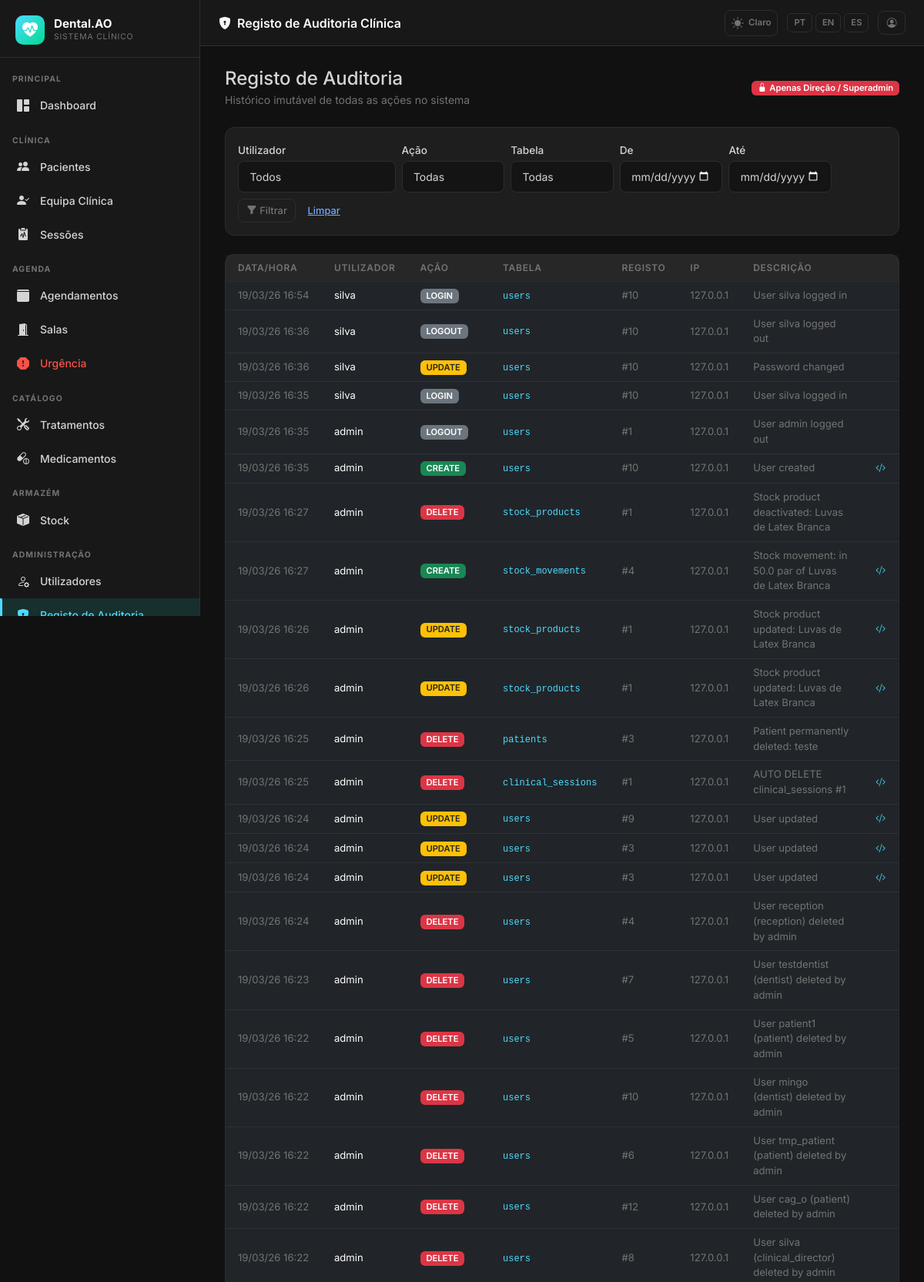
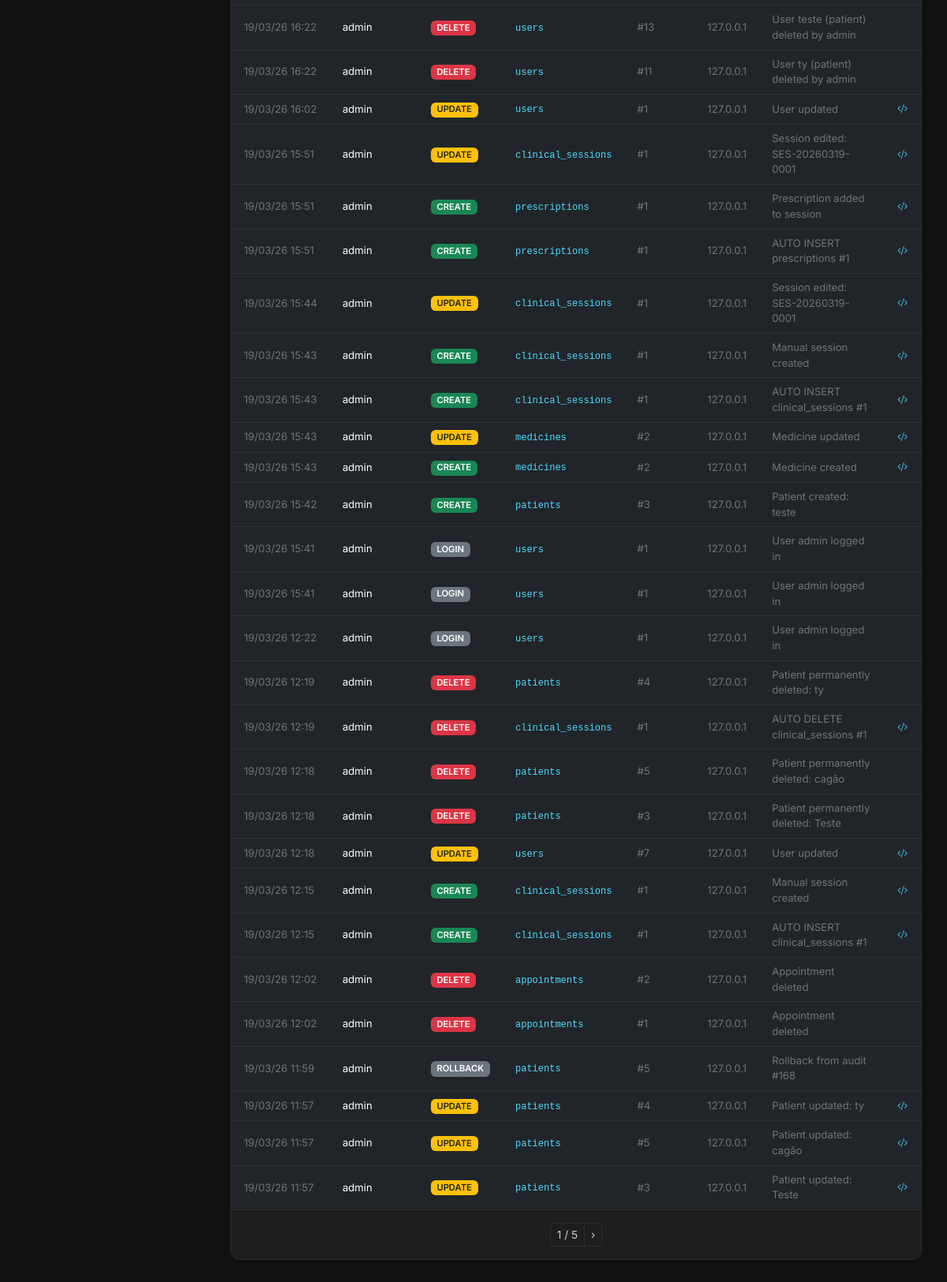
Before: /sessions/audit (signed in) with the older database file (2 pictures, top to bottom).
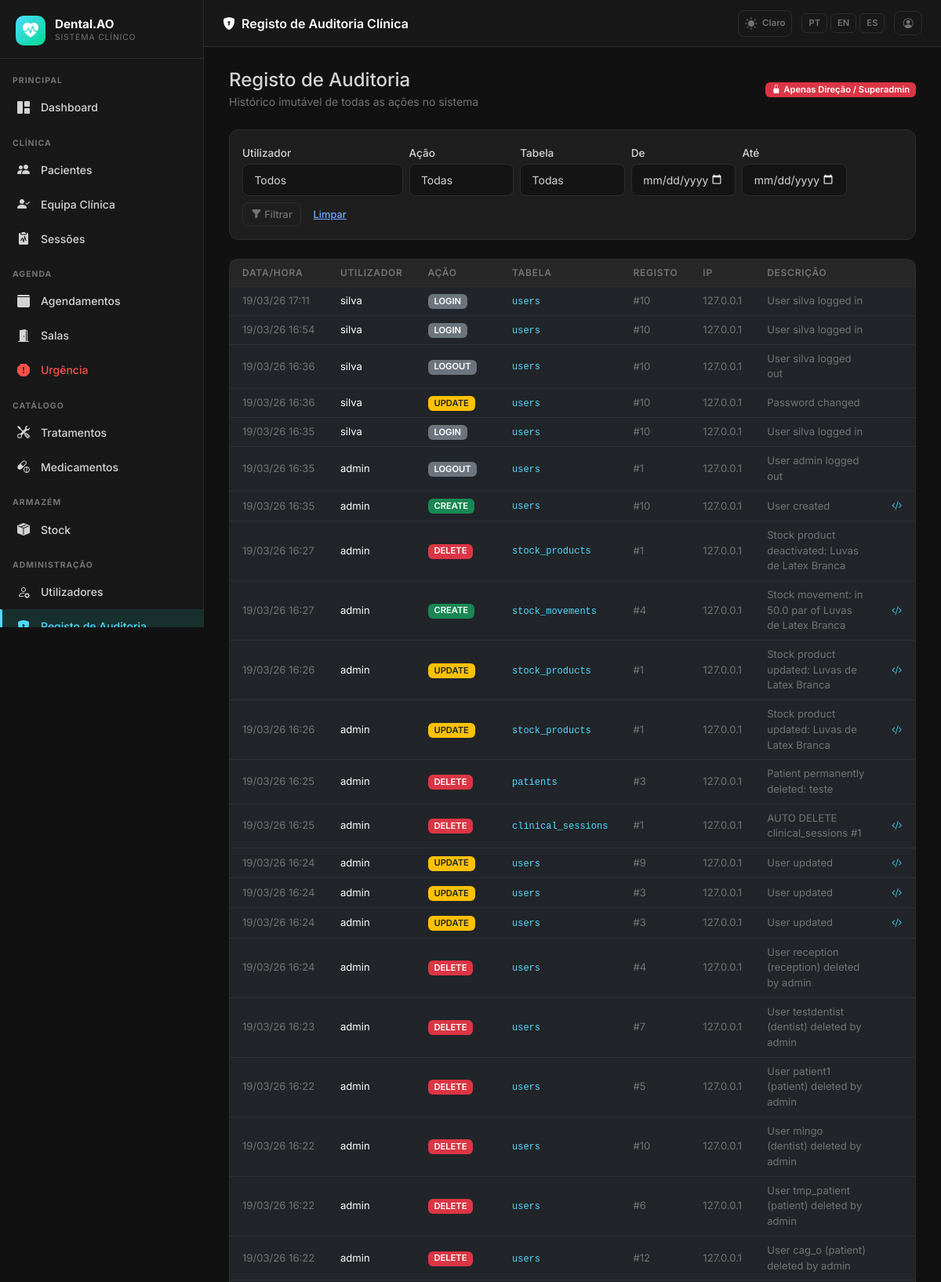
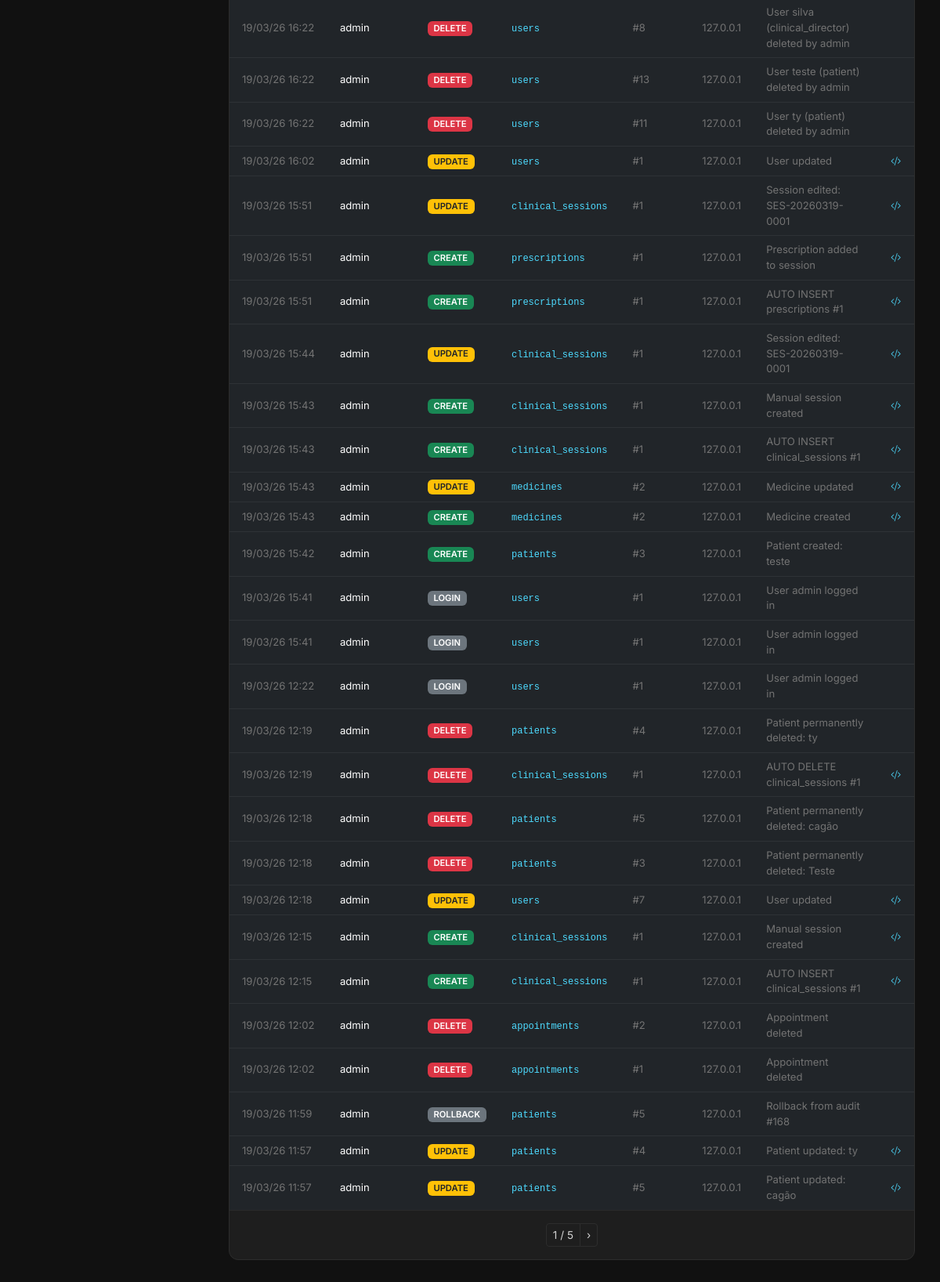
After: the same page with the newer database file (2 pictures, top to bottom).
### app/models.py (models this page shows, shortened)
class AppSetting(db.Model):
    __tablename__ = 'app_settings'
    key   = db.Column(db.String(64), primary_key=True)
    value = db.Column(db.Text, nullable=True)
    _DEFAULTS = {
        'app_name':       'DentalCare Pro',
        'app_logo':       '',
        'bg_dark':        '#111111',
        'sidebar_dark':   '#181818',
        'card_dark':      '#1e1e1e',
        'border_dark':    '#2d2d2d',
        'text_dark':      '#d4d4d4',
        'primary_dark':   '#14b8a6',
        'success_dark':   '#22c55e',
        'danger_dark':    '#f87171',
        'warning_dark':   '#fbbf24',
        'bg_light':       '#f0f4f8',
        'card_light':     '#ffffff',
        'border_light':   '#d1dce8',
        'text_light':     '#334155',
        'primary_light':  '#1976d2',
        'success_light':  '#00875a',
        'danger_light':   '#d32f2f',
        'warning_light':  '#e65100',
        'xray_max_mb':        '10',
        'stock_invoice_max_mb': '5',
        'urgency_surcharge':  '30',
    }
    @classmethod
    def all_as_dict(cls):
        stored = {s.key: s.value for s in cls.query.all()}
        result = dict(cls._DEFAULTS)
        result.update(stored)
        return result

class AuditLog(db.Model):
    __tablename__ = 'audit_log'
    id = db.Column(db.Integer, primary_key=True)
    user_id = db.Column(db.Integer, db.ForeignKey('users.id'), nullable=True)
    username = db.Column(db.String(80), nullable=True)
    action = db.Column(db.String(20), nullable=False)
    table_name = db.Column(db.String(100), nullable=False)
    record_id = db.Column(db.Integer, nullable=True)
    old_value = db.Column(db.JSON, nullable=True)
    new_value = db.Column(db.JSON, nullable=True)
    description = db.Column(db.Text, nullable=True)
    ip_address = db.Column(db.String(50), nullable=True)
    timestamp = db.Column(db.DateTime, default=lambda: datetime.now(timezone.utc), index=True)
    user = db.relationship('User', backref='audit_entries')

### app/sessions/routes.py (the view)
@sessions_bp.route('/audit')
@login_required
def audit_view():
    if current_user.role not in [Role.SUPERADMIN, Role.CLINICAL_DIRECTOR]:
        abort(403)
    page = request.args.get('page', 1, type=int)
    q = AuditLog.query.order_by(AuditLog.timestamp.desc())
    user_id = request.args.get('user_id', type=int)
    action = request.args.get('action', '')
    table = request.args.get('table', '')
    date_from = request.args.get('date_from', '')
    date_to = request.args.get('date_to', '')
    if user_id:
        q = q.filter_by(user_id=user_id)
    if action:
        q = q.filter_by(action=action.upper())
    if table:
        q = q.filter_by(table_name=table)
    if date_from:
        try:
            q = q.filter(AuditLog.timestamp >= datetime.fromisoformat(date_from))
        except ValueError:
            pass
    if date_to:
        try:
            q = q.filter(AuditLog.timestamp <= datetime.fromisoformat(date_to + 'T23:59:59'))
        except ValueError:
            pass
    logs = q.paginate(page=page, per_page=50)
    users = User.query.order_by(User.full_name).all()
    tables = db.session.query(AuditLog.table_name).distinct().all()
    tables = [t[0] for t in tables]
    actions = ['CREATE', 'UPDATE', 'DELETE', 'ADDENDUM']
    return render_template('sessions/audit_log.html', logs=logs, users=users,
                           tables=tables, actions=actions,
                           current_user_id=user_id, current_action=action,
                           current_table=table, date_from=date_from, date_to=date_to)

### app/__init__.py (called while the page is built)
def get_locale():
    lang = session.get('lang')
    if lang in ['pt', 'en', 'es']:
        return lang
    return 'pt'

### app/models.py (called while the page is built)
    def role_display(self):
        role_map = {
            Role.SUPERADMIN: 'Superadmin',
            Role.CLINICAL_DIRECTOR: 'Diretor Clínico',
            Role.DENTIST: 'Dentista',
            Role.PATIENT: 'Paciente',
            Role.RECEPTION: 'Recepção',
        }
        return role_map.get(self.role, self.role)

    def role_badge_class(self):
        badge_map = {
            Role.SUPERADMIN: 'danger',
            Role.CLINICAL_DIRECTOR: 'primary',
            Role.DENTIST: 'success',
            Role.PATIENT: 'info',
            Role.RECEPTION: 'warning',
        }
        return badge_map.get(self.role, 'secondary')

### app/templates/sessions/audit_log.html (shortened to what this page needs)
{% extends 'base.html' %}
{% block page_title %}<i class="bi bi-shield-lock-fill me-2"></i>{{ _('Registo de Auditoria Clínica') }}{% endblock %}
{% block content %}
<div class="d-flex justify-content-between align-items-center mb-4 flex-wrap gap-2">
  <div>
    <h4 class="mb-0" style="color:var(--dc-text)">{{ _('Registo de Auditoria') }}</h4>
    <small style="color:var(--dc-text-muted)">{{ _('Histórico imutável de todas as ações no sistema') }}</small>
  </div>
  <span class="badge bg-danger">
    <i class="bi bi-lock-fill me-1"></i>{{ _('Apenas Direção / Superadmin') }}
  </span>
</div>
<div class="dc-card p-3 mb-4">
  <form method="GET" class="row g-2 align-items-end">
    <div class="col-md-3">
      <label class="form-label form-label-sm mb-1">{{ _('Utilizador') }}</label>
      <select name="user_id" class="form-select form-select-sm">
        <option value="">{{ _('Todos') }}</option>
      </select>
    </div>
    <div class="col-md-2">
      <label class="form-label form-label-sm mb-1">{{ _('Ação') }}</label>
      <select name="action" class="form-select form-select-sm">
        <option value="">{{ _('Todas') }}</option>
      </select>
    </div>
    <div class="col-md-2">
      <label class="form-label form-label-sm mb-1">{{ _('Tabela') }}</label>
      <select name="table" class="form-select form-select-sm">
        <option value="">{{ _('Todas') }}</option>
      </select>
    </div>
    <div class="col-md-2">
      <label class="form-label form-label-sm mb-1">{{ _('De') }}</label>
      <input type="date" name="date_from" class="form-control form-control-sm" value="{{ date_from }}">
    </div>
    <div class="col-md-2">
      <label class="form-label form-label-sm mb-1">{{ _('Até') }}</label>
      <input type="date" name="date_to" class="form-control form-control-sm" value="{{ date_to }}">
    </div>
    <div class="col-auto d-flex gap-1">
      <button class="btn btn-outline-secondary btn-sm" type="submit"><i class="bi bi-funnel-fill me-1"></i>{{ _('Filtrar') }}</button>
      <a href="{{ url_for('sessions.audit_view') }}" class="btn btn-link btn-sm">{{ _('Limpar') }}</a>
    </div>
  </form>
</div>
<div class="dc-card p-0">
  <div class="table-responsive">
    <table class="table table-hover mb-0" style="color:var(--dc-text);font-size:.82rem">
      <thead style="border-bottom:1px solid var(--dc-border)">
        <tr style="color:var(--dc-text-muted);font-size:.73rem;text-transform:uppercase;letter-spacing:.05em">
          <th class="px-3 py-2">{{ _('Data/Hora') }}</th>
          <th class="px-3 py-2">{{ _('Utilizador') }}</th>
          <th class="px-3 py-2">{{ _('Ação') }}</th>
          <th class="px-3 py-2">{{ _('Tabela') }}</th>
          <th class="px-3 py-2">{{ _('Registo') }}</th>
          <th class="px-3 py-2">{{ _('IP') }}</th>
          <th class="px-3 py-2">{{ _('Descrição') }}</th>
          <th class="px-3 py-2"></th>
        </tr>
      </thead>
      <tbody>
        {% for log in logs.items %}
        <tr>
          <td class="px-3 py-2 text-nowrap" style="color:var(--dc-text-muted)">{{ log.timestamp.strftime('%d/%m/%y %H:%M') if log.timestamp else '—' }}</td>
          <td class="px-3 py-2">
            <span title="{{ log.username }}">{{ log.username or '—' }}</span>
          </td>
          <td class="px-3 py-2">
            {% if log.action == 'CREATE' %}
            <span class="badge bg-success">{{ log.action }}</span>
            {% elif log.action == 'DELETE' %}
            <span class="badge bg-danger">{{ log.action }}</span>
            {% elif log.action == 'UPDATE' %}
            <span class="badge bg-warning text-dark">{{ log.action }}</span>
            {% elif log.action == 'ADDENDUM' %}
            <span class="badge bg-primary">{{ log.action }}</span>
            {% else %}
            <span class="badge bg-secondary">{{ log.action }}</span>
            {% endif %}
          </td>
          <td class="px-3 py-2"><code style="font-size:.75rem;color:var(--dc-primary)">{{ log.table_name }}</code></td>
          <td class="px-3 py-2" style="color:var(--dc-text-muted)">#{{ log.record_id or '—' }}</td>
          <td class="px-3 py-2" style="color:var(--dc-text-muted)">{{ log.ip_address or '—' }}</td>
          <td class="px-3 py-2" style="color:var(--dc-text-muted)">{{ log.description or '' }}</td>
          <td class="px-3 py-2 text-end">
            {% if log.old_value or log.new_value %}
            <button class="btn btn-link btn-sm p-0" style="color:var(--dc-primary)"
                    data-bs-toggle="modal" data-bs-target="#diffModal{{ log.id }}">
              <i class="bi bi-code-slash"></i>
            </button>
            {% endif %}
          </td>
        </tr>
        {% else %}
        <tr>
          <td colspan="8" class="text-center py-4" style="color:var(--dc-text-muted)">{{ _('Nenhum registo de auditoria encontrado.') }}</td>
        </tr>
        {% endfor %}
      </tbody>
    </table>
  </div>
  {% if logs.pages > 1 %}
  <div class="d-flex justify-content-center py-3">
    <nav>
      <ul class="pagination pagination-sm mb-0">
        <li class="page-item disabled"><span class="page-link">{{ logs.page }} / {{ logs.pages }}</span></li>
        {% if logs.has_next %}
        <li class="page-item"><a class="page-link" href="{{ url_for('sessions.audit_view', page=logs.next_num, user_id=current_user_id, action=current_action, table=current_table, date_from=date_from, date_to=date_to) }}">›</a></li>
        {% endif %}
      </ul>
    </nav>
  </div>
  {% endif %}
</div>
{% endblock %}

### app/templates/base.html (shortened to what this page needs)
<!DOCTYPE html>
<html lang="{{ get_locale() }}" data-dc-theme="{{ session.get('theme', 'dark') }}">
<head>
  <link href="https://cdn.jsdelivr.net/npm/bootstrap@5.3.2/dist/css/bootstrap.min.css" rel="stylesheet">
  <link href="https://cdn.jsdelivr.net/npm/bootstrap-icons@1.11.3/font/bootstrap-icons.min.css" rel="stylesheet">
  <link href="{{ url_for('static', filename='css/dental.css') }}" rel="stylesheet">
</head>
<body>
<aside class="dc-sidebar" id="dcSidebar">
  <div class="dc-brand">
    <div class="dc-brand-icon">
      {% if app_settings.app_logo %}
        <img src="{{ url_for('superadmin.logo_file', filename=app_settings.app_logo) }}"
             alt="{{ app_settings.app_name }}"
             style="width:36px;height:36px;object-fit:contain;border-radius:6px;">
      {% else %}
        <i class="bi bi-heart-pulse-fill"></i>
      {% endif %}
    </div>
    <div class="flex-fill">
      <div class="dc-brand-name">{{ app_settings.app_name }}</div>
      <div class="dc-brand-sub">{{ _('Sistema Clínico') }}</div>
    </div>
  </div>
  <nav class="dc-nav">
    {% set role = current_user.role %}
    <div class="dc-nav-section">{{ _('Principal') }}</div>
    <a href="{{ url_for('main.dashboard') }}"
       class="dc-nav-item {% if request.endpoint == 'main.dashboard' %}active{% endif %}">
      <i class="bi bi-grid-1x2-fill"></i> {{ _('Dashboard') }}
    </a>
    {% if role in ['superadmin', 'clinical_director', 'dentist', 'reception'] %}
    <div class="dc-nav-section mt-2">{{ _('Clínica') }}</div>
    {% endif %}
    {% if role in ['superadmin', 'clinical_director', 'dentist', 'reception'] %}
    <a href="{{ url_for('patients.index') }}"
       class="dc-nav-item {% if request.endpoint == 'patients.index' or request.endpoint in ['patients.new','patients.edit','patients.detail'] %}active{% endif %}">
      <i class="bi bi-people-fill"></i> {{ _('Pacientes') }}
    </a>
    {% endif %}
    {% if role in ['superadmin', 'clinical_director'] %}
    <a href="{{ url_for('patients.care_team_pending') }}"
       class="dc-nav-item {% if request.endpoint == 'patients.care_team_pending' %}active{% endif %}">
      <i class="bi bi-person-check-fill"></i> {{ _('Equipa Clínica') }}
    </a>
    {% endif %}
    {% if role in ['superadmin', 'clinical_director', 'dentist'] %}
    <a href="{{ url_for('sessions.index') }}"
       class="dc-nav-item {% if request.endpoint and 'sessions.' in request.endpoint and 'audit' not in request.endpoint and 'evolution' not in request.endpoint %}active{% endif %}">
      <i class="bi bi-clipboard2-pulse-fill"></i> {{ _('Sessões') }}
    </a>
    {% endif %}
    {% if role in ['superadmin', 'clinical_director', 'reception', 'dentist'] %}
    <div class="dc-nav-section mt-2">{{ _('Agenda') }}</div>
    {% endif %}
    {% if role in ['superadmin', 'clinical_director', 'reception'] %}
    <a href="{{ url_for('scheduling.calendar') }}"
       class="dc-nav-item {% if request.endpoint and 'scheduling.' in request.endpoint and 'emergency' not in request.endpoint and 'room' not in request.endpoint %}active{% endif %}">
      <i class="bi bi-calendar3-fill"></i> {{ _('Agendamentos') }}
    </a>
    {% endif %}
    {% if role in ['superadmin', 'clinical_director', 'reception', 'dentist'] %}
    <a href="{{ url_for('scheduling.rooms') }}"
       class="dc-nav-item {% if request.endpoint and 'rooms' in request.endpoint %}active{% endif %}">
      <i class="bi bi-door-open-fill"></i> {{ _('Salas') }}
    </a>
    {% endif %}
    {% if role in ['superadmin', 'clinical_director', 'reception', 'dentist'] %}
    <a href="{{ url_for('scheduling.emergency') }}"
       class="dc-nav-item {% if request.endpoint and 'emergency' in request.endpoint %}active{% endif %}"
       style="color:var(--dc-danger)">
      <i class="bi bi-exclamation-octagon-fill"></i> {{ _('Urgência') }}
    </a>
    {% endif %}
    {% if role in ['superadmin', 'clinical_director', 'dentist'] %}
    <div class="dc-nav-section mt-2">{{ _('Catálogo') }}</div>
    <a href="{{ url_for('admin.treatments') }}"
       class="dc-nav-item {% if 'treatments' in request.endpoint %}active{% endif %}">
      <i class="bi bi-tools"></i> {{ _('Tratamentos') }}
    </a>
    <a href="{{ url_for('admin.medicines') }}"
       class="dc-nav-item {% if 'medicine' in request.endpoint %}active{% endif %}">
      <i class="bi bi-capsule-pill"></i> {{ _('Medicamentos') }}
    </a>
    {% endif %}
    {% if role in ['superadmin', 'clinical_director', 'dentist', 'receptionist'] %}
    <div class="dc-nav-section mt-2">{{ _('Armazém') }}</div>
    <a href="{{ url_for('stock.index') }}"
       class="dc-nav-item {% if request.endpoint and 'stock.' in request.endpoint %}active{% endif %}">
      <i class="bi bi-box-seam-fill"></i> {{ _('Stock') }}
    </a>
    {% endif %}
    {% if role in ['superadmin', 'clinical_director'] %}
    <div class="dc-nav-section mt-2">{{ _('Administração') }}</div>
    <a href="{{ url_for('admin.users') }}"
       class="dc-nav-item {% if 'user' in request.endpoint %}active{% endif %}">
      <i class="bi bi-person-gear"></i> {{ _('Utilizadores') }}
    </a>
    <a href="{{ url_for('admin.audit_log') }}"
       class="dc-nav-item {% if 'audit' in request.endpoint %}active{% endif %}">
      <i class="bi bi-shield-lock-fill"></i> {{ _('Registo de Auditoria') }}
    </a>
    {% endif %}
  </nav>
</aside>
<header class="dc-topbar">
  <span class="page-title">{% block page_title %}{% endblock %}</span>
  <div class="topbar-actions">
    <a href="{{ url_for('auth.toggle_theme') }}"
       class="theme-toggle"
       title="{{ _('Alternar tema') }}">
      {% if session.get('theme', 'dark') == 'dark' %}
        <i class="bi bi-sun-fill"></i><span style="font-size:.72rem;font-weight:600;margin-left:2px">{{ _('Claro') }}</span>
      {% else %}
        <i class="bi bi-moon-stars-fill"></i><span style="font-size:.72rem;font-weight:600;margin-left:2px">{{ _('Escuro') }}</span>
      {% endif %}
    </a>
    <div class="lang-switcher">
      <a href="{{ url_for('auth.set_lang', lang='pt') }}"
         class="lang-btn {% if get_locale() == 'pt' %}active{% endif %}">PT</a>
      <a href="{{ url_for('auth.set_lang', lang='en') }}"
         class="lang-btn {% if get_locale() == 'en' %}active{% endif %}">EN</a>
      <a href="{{ url_for('auth.set_lang', lang='es') }}"
         class="lang-btn {% if get_locale() == 'es' %}active{% endif %}">ES</a>
    </div>
    <a href="{{ url_for('auth.profile') }}" class="btn btn-sm btn-outline-secondary" title="{{ _('Meu Perfil') }}">
      <i class="bi bi-person-circle"></i>
    </a>
  </div>
</header>
<main class="dc-main">
  <div class="dc-content">
    {% block content %}{% endblock %}
  </div>
</main>
</body>
</html>

Changed rows visible on the page:
no longer on this page (row unchanged): AuditLog: timestamp "19/03/26 11:57", username "admin", action "UPDATE", table_name "patients", record "3", ip_address "127.0.0.1", description "Patient updated: Teste"
added AuditLog: timestamp "19/03/26 17:11", username "silva", action "LOGIN", table_name "users", record "10", ip_address "127.0.0.1", description "User silva logged in"
